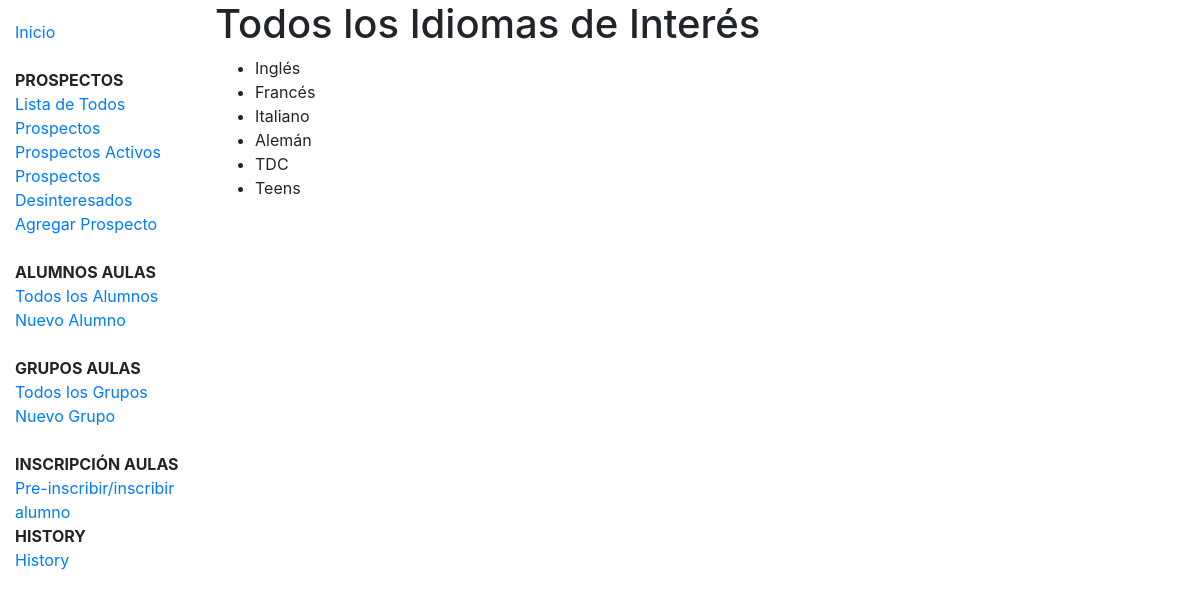
/prospectos/prospectos/idiomas, run on the app's committed database.
### prospectos/models.py (models this page shows, shortened)
class Idioma(models.Model):
    name = models.CharField(max_length=100, help_text="Ingresa el idioma de interés (Inglés, Español etc.)")

### prospectos/views.py (the view)
# urls.py: path('prospectos/idiomas', views.IdiomaListView.as_view(), name='prospectos-idiomas'),
class IdiomaListView(generic.ListView):
    model = Idioma
    fields = '__all__'
    '''
    def products_list(request):
    products = Product.objects.all()
    order = request.GET.get('order', 'name')  # Set 'name' as a default value
    products = products.order_by(order)
    return render(request, 'products_list.html', {
        'products': products
    })

    '''

### prospectos/templates/prospectos/idioma_list.html
{% extends "base_generic.html" %}
{% block content %}
    <h1>Todos los Idiomas de Interés</h1>
    {% if idioma_list %}
    <ul>
      {% for idioma in idioma_list %}
      <li>
        {{idioma.name}}
      </li>
      {% endfor %}
    </ul>
    {% else %}
      <p>No hay idiomas.</p>
    {% endif %}
{% endblock %}

### data on the page
Idioma: name "Inglés"
Idioma: name "Francés"
Idioma: name "Italiano"
Idioma: name "Alemán"
Idioma: name "TDC"
Idioma: name "Teens"
